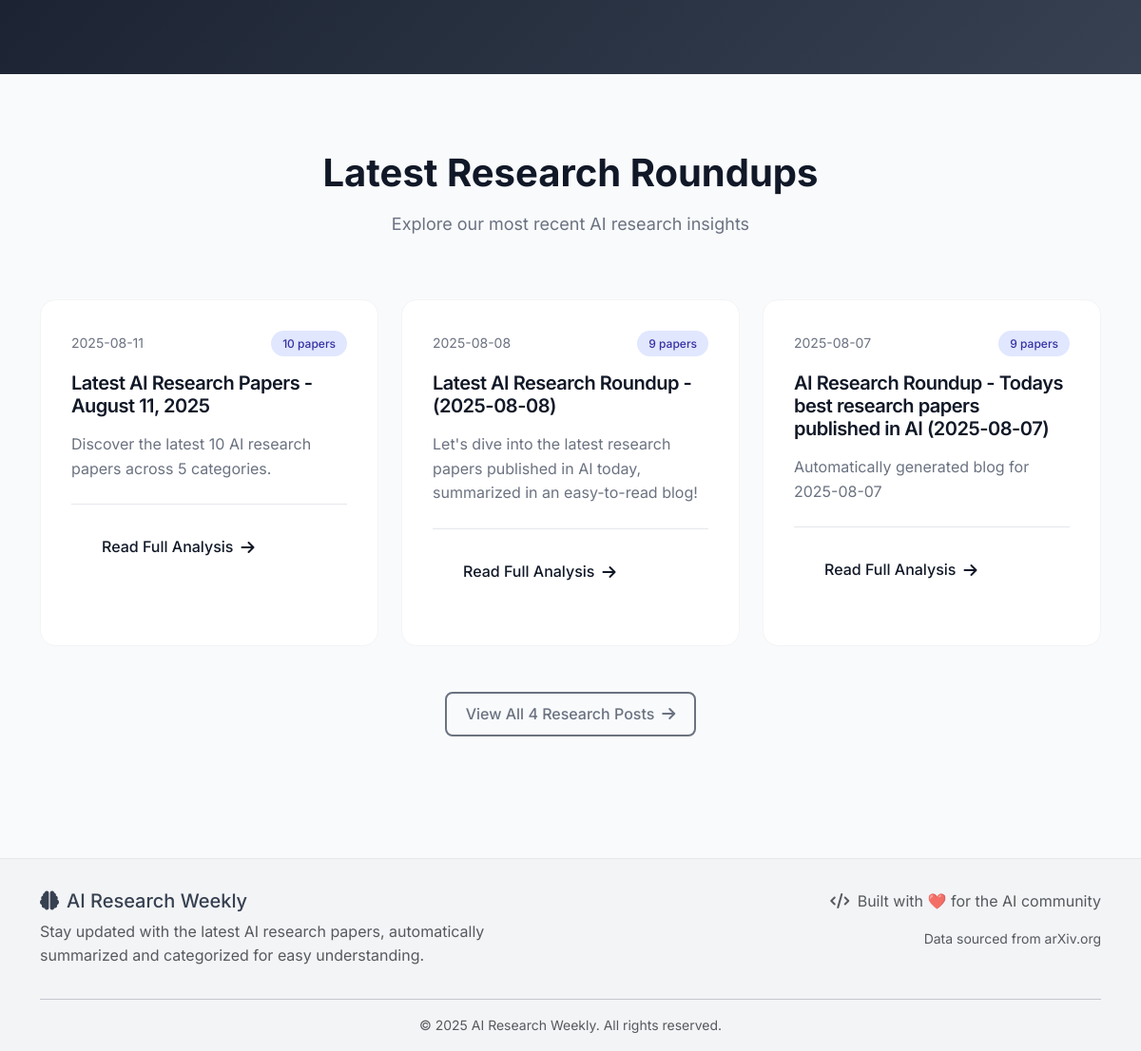
The app's page / (lower part), older data.
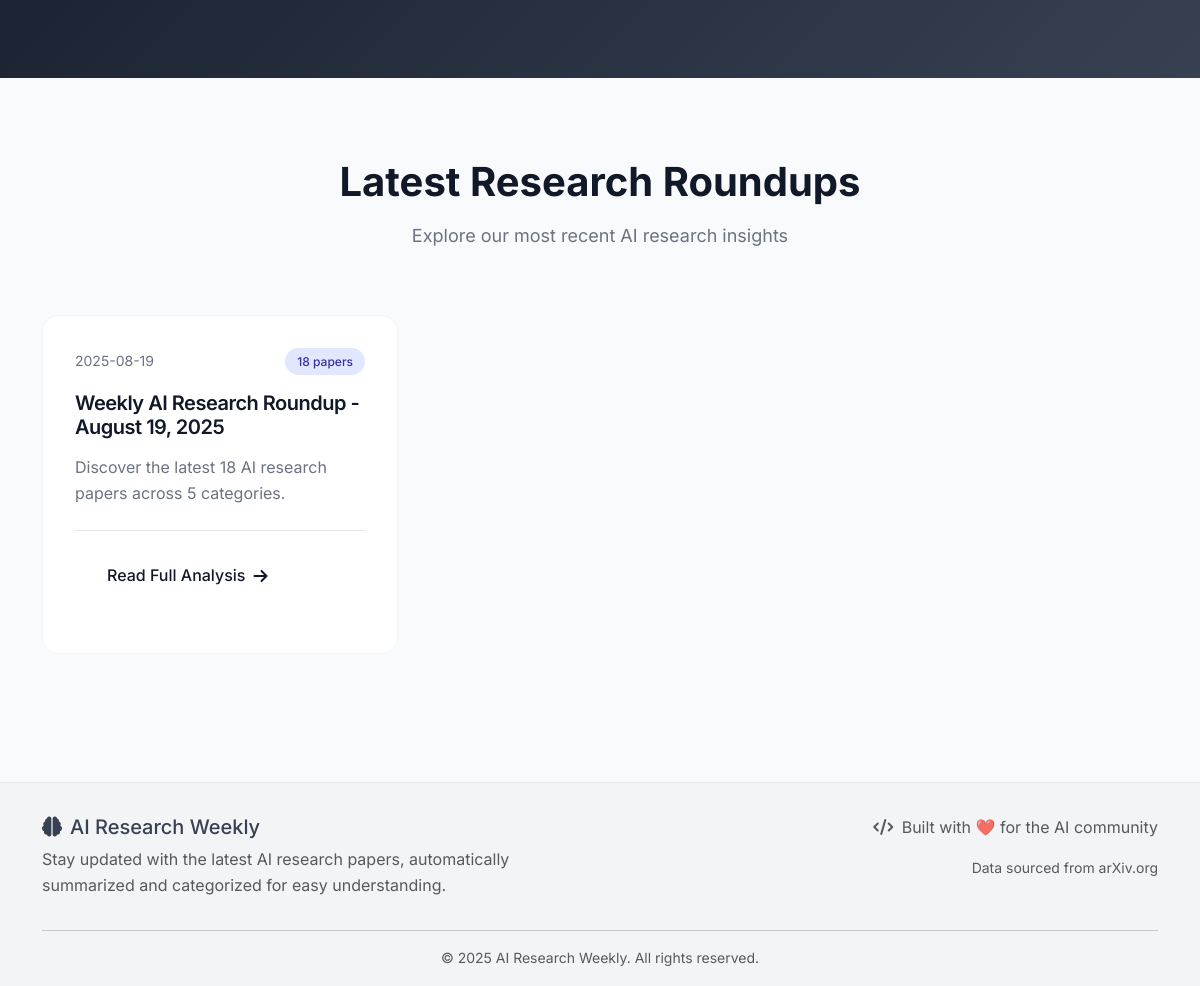
The same page, newer data.
### tables this page shows
CREATE TABLE blogs (
                id INTEGER PRIMARY KEY AUTOINCREMENT,
                title TEXT NOT NULL,
                content TEXT NOT NULL,
                summary TEXT NOT NULL,
                paper_count INTEGER NOT NULL,
                categories TEXT,
                published_date TEXT NOT NULL,
                created_at TIMESTAMP DEFAULT CURRENT_TIMESTAMP
            );

### src/web_app.py (the view)
@app.route('/')
def index():
    blogs = db.get_all_blogs()
    recent_papers = db.get_recent_papers(days=30)  # Get papers from last 30 days
    papers = recent_papers[:10]  # Limit to 10 most recent
    return render_template('index.html',
                         blogs=blogs,
                         papers=papers)

### src/database.py (called while the page is built)
def _parse_summary_field(summary_field):
    if not summary_field:
        return None
    try:
        return json.loads(summary_field)
    except (json.JSONDecodeError, TypeError):
        return summary_field

    def get_all_blogs(self) -> List[Dict]:
        conn = sqlite3.connect(self.db_path)
        cursor = conn.cursor()
        cursor.execute('''
            SELECT id, title, summary, paper_count, categories, published_date, created_at, paper_ids
            FROM blogs
            ORDER BY created_at DESC
        ''')
        blogs = []
        for row in cursor.fetchall():
            blogs.append({
                'id': row[0],
                'title': row[1],
                'summary': row[2],
                'paper_count': row[3],
                'categories': row[4],
                'published_date': row[5],
                'created_at': row[6],
                'paper_ids': json.loads(row[7]) if row[7] else []
            })
        conn.close()
        return blogs

### templates/index.html (shortened to what this page needs)
{% extends "base.html" %}
{% block content %}
<section class="newsletter-section" id="newsletter">
</section>
{% if blogs %}
<section class="blogs-section">
    <div class="container">
        <div class="section-header">
            <h2 class="section-title">Latest Research Roundups</h2>
            <p class="section-subtitle">Explore our most recent AI research insights</p>
        </div>
        <div class="row g-4">
            {% for blog in blogs[:3] %}
            <div class="col-lg-4">
                <article class="blog-card">
                    <div class="blog-meta">
                        <span class="blog-date">{{ blog.published_date }}</span>
                        <span class="blog-papers">{{ blog.paper_count }} papers</span>
                        </div>
                    <h3 class="blog-title">
                        <a href="{{ url_for('blog_detail', blog_id=blog.id) }}">
                            {{ blog.title }}
                        </a>
                    </h3>
                    <div class="blog-excerpt">
                        {% if blog.summary_content %}
                            {{ blog.summary_content[:150] }}{% if blog.summary_content|length > 150 %}...{% endif %}
                        {% else %}
                            {{ blog.summary[:150] }}{% if blog.summary|length > 150 %}...{% endif %}
                        {% endif %}
                    </div>
                    <div class="blog-footer">
                        <a href="{{ url_for('blog_detail', blog_id=blog.id) }}" class="read-more">
                            Read Full Analysis
                            <i class="fas fa-arrow-right"></i>
                        </a>
                    </div>
                </article>
            </div>
            {% endfor %}
        </div>
        {% if blogs|length > 3 %}
        <div class="text-center mt-5">
            <a href="{{ url_for('blog_list') }}" class="btn btn-outline-primary btn-lg">
                View All {{ blogs|length }} Research Posts
                <i class="fas fa-arrow-right"></i>
            </a>
        </div>
        {% endif %}
    </div>
</section>
{% endif %}
{% endblock %}

Row changes from the older to the newer data that the page shows:
removed blogs: published_date "2025-08-11", paper_count "10", title "Latest AI Research Papers - August 11, 2025", summary "Discover the latest 10 AI research papers across 5 categories."
removed blogs: published_date "2025-08-08", paper_count "9", title "Latest AI Research Roundup - (2025-08-08)", summary "Let's dive into the latest research papers published in AI today, summarized in an easy-to-read blog!"
removed blogs: published_date "2025-08-07", paper_count "9", title "AI Research Roundup - Todays best research papers published in AI (2025-08-07)", summary "Automatically generated blog for 2025-08-07"
added blogs: published_date "2025-08-19", paper_count "18", title "Weekly AI Research Roundup - August 19, 2025", summary "Discover the latest 18 AI research papers across 5 categories."
Text that changed along with them:
{{ blogs|length }}: "4" → (not shown)
text no longer shown: "View All Research Posts"
